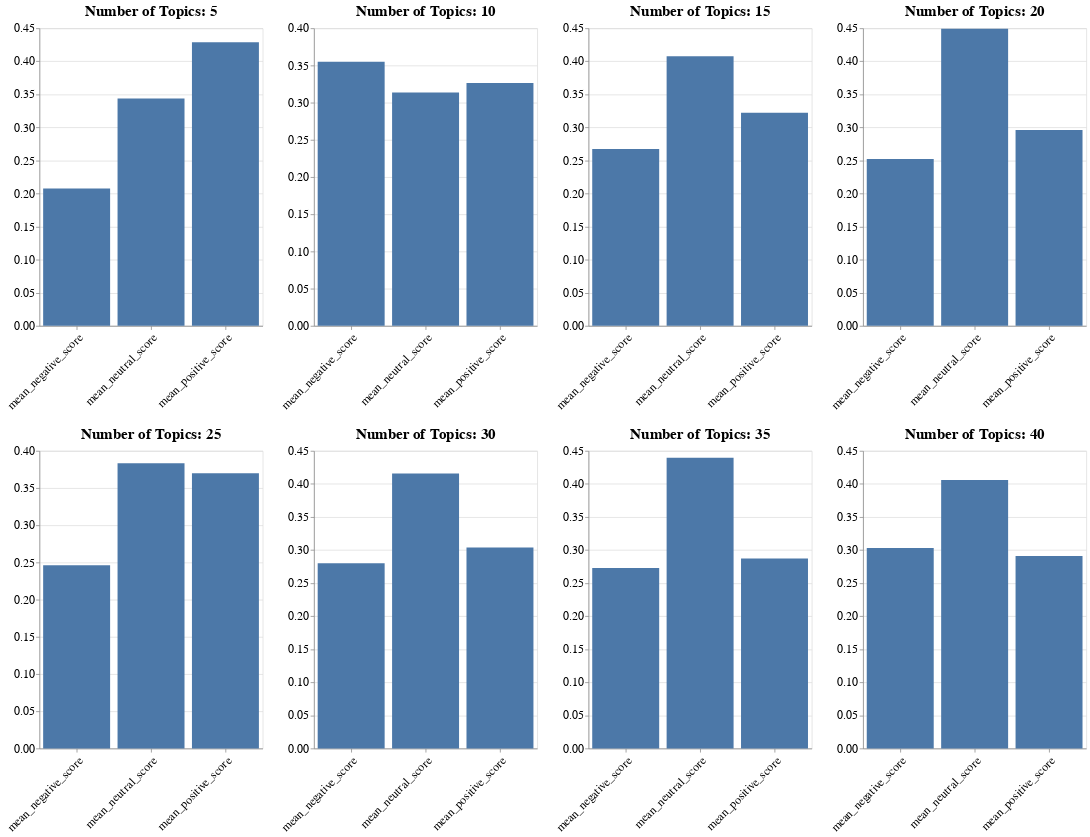

The code cell stored with this chart in its notebook:
### Code cell
topic_num_arr = sensitivity_analysis_df_long["number_of_topic"].unique()

charts_top = []
charts_buttom = []

for i in range(4):
    df = sensitivity_analysis_df_long[sensitivity_analysis_df_long["number_of_topic"] == topic_num_arr[i]]
    title = f"Number of Topics: {int(topic_num_arr[i])}"
    chart = draw_mean_score_bar_chart(df, title)
    charts_top.append(chart)

for i in range(4,len(topic_num_arr)):
    df = sensitivity_analysis_df_long[sensitivity_analysis_df_long["number_of_topic"] == topic_num_arr[i]]
    title = f"Number of Topics: {int(topic_num_arr[i])}"
    chart = draw_mean_score_bar_chart(df, title)
    charts_buttom.append(chart)



concatenated_chart_top = alt.hconcat(*charts_top)
concatenated_chart_buttom = alt.hconcat(*charts_buttom)

concatenated_chart = alt.vconcat(concatenated_chart_top,concatenated_chart_buttom)

# concatenated_chart = concatenated_chart.properties(
#     title=alt.TitleParams(
#         text='Sensitivity Analysis on Number of Topics with BerTopic + Finbert'  ,
#         align='left',
#         fontSize=20
#     )
# )
concatenated_chart

### Figure 1 — Vega-Lite specification as saved in the notebook (floating-point values rounded to 4 significant figures)
{"config": {"view": {"continuousWidth": 400, "continuousHeight": 300}}, "vconcat": [{"hconcat": [{"data": {"name": "data-fa63899e29a62ea66cfce2b6a48717ba"}, "mark": "bar", "encoding": {"x": {"axis": {"labelAngle": -45, "labelFontSize": 16, "title": null}, "field": "variable", "sort": ["mean_negative_score", "mean_neutral_score", "mean_positive_score"], "type": "nominal"}, "y": {"axis": {"labelFontSize": 16, "title": null}, "field": "value", "type": "quantitative"}}, "height": 400, "title": {"text": "Number of Topics: 5", "fontSize": 20}, "width": 300}, {"data": {"name": "data-e13ef5006781e7e03e1e992b63a1ca01"}, "mark": "bar", "encoding": {"x": {"axis": {"labelAngle": -45, "labelFontSize": 16, "title": null}, "field": "variable", "sort": ["mean_negative_score", "mean_neutral_score", "mean_positive_score"], "type": "nominal"}, "y": {"axis": {"labelFontSize": 16, "title": null}, "field": "value", "type": "quantitative"}}, "height": 400, "title": {"text": "Number of Topics: 10", "fontSize": 20}, "width": 300}, {"data": {"name": "data-73be50c66264a4d7a88fb193bd49fed5"}, "mark": "bar", "encoding": {"x": {"axis": {"labelAngle": -45, "labelFontSize": 16, "title": null}, "field": "variable", "sort": ["mean_negative_score", "mean_neutral_score", "mean_positive_score"], "type": "nominal"}, "y": {"axis": {"labelFontSize": 16, "title": null}, "field": "value", "type": "quantitative"}}, "height": 400, "title": {"text": "Number of Topics: 15", "fontSize": 20}, "width": 300}, {"data": {"name": "data-379e393647d4694bc4d10816b52da719"}, "mark": "bar", "encoding": {"x": {"axis": {"labelAngle": -45, "labelFontSize": 16, "title": null}, "field": "variable", "sort": ["mean_negative_score", "mean_neutral_score", "mean_positive_score"], "type": "nominal"}, "y": {"axis": {"labelFontSize": 16, "title": null}, "field": "value", "type": "quantitative"}}, "height": 400, "title": {"text": "Number of Topics: 20", "fontSize": 20}, "width": 300}]}, {"hconcat": [{"data": {"name": "data-0b53466429259bdb1bfa40e123d92786"}, "mark": "bar", "encoding": {"x": {"axis": {"labelAngle": -45, "labelFontSize": 16, "title": null}, "field": "variable", "sort": ["mean_negative_score", "mean_neutral_score", "mean_positive_score"], "type": "nominal"}, "y": {"axis": {"labelFontSize": 16, "title": null}, "field": "value", "type": "quantitative"}}, "height": 400, "title": {"text": "Number of Topics: 25", "fontSize": 20}, "width": 300}, {"data": {"name": "data-635b4129d915dd812050062dc1585e9b"}, "mark": "bar", "encoding": {"x": {"axis": {"labelAngle": -45, "labelFontSize": 16, "title": null}, "field": "variable", "sort": ["mean_negative_score", "mean_neutral_score", "mean_positive_score"], "type": "nominal"}, "y": {"axis": {"labelFontSize": 16, "title": null}, "field": "value", "type": "quantitative"}}, "height": 400, "title": {"text": "Number of Topics: 30", "fontSize": 20}, "width": 300}, {"data": {"name": "data-16185c399ccc27a27c40194835c41ae6"}, "mark": "bar", "encoding": {"x": {"axis": {"labelAngle": -45, "labelFontSize": 16, "title": null}, "field": "variable", "sort": ["mean_negative_score", "mean_neutral_score", "mean_positive_score"], "type": "nominal"}, "y": {"axis": {"labelFontSize": 16, "title": null}, "field": "value", "type": "quantitative"}}, "height": 400, "title": {"text": "Number of Topics: 35", "fontSize": 20}, "width": 300}, {"data": {"name": "data-46397b889c6ca29b0a0ac021f2eb5f7f"}, "mark": "bar", "encoding": {"x": {"axis": {"labelAngle": -45, "labelFontSize": 16, "title": null}, "field": "variable", "sort": ["mean_negative_score", "mean_neutral_score", "mean_positive_score"], "type": "nominal"}, "y": {"axis": {"labelFontSize": 16, "title": null}, "field": "value", "type": "quantitative"}}, "height": 400, "title": {"text": "Number of Topics: 40", "fontSize": 20}, "width": 300}]}], "$schema": "https://vega.github.io/schema/vega-lite/v4.17.0.json", "datasets": {"data-fa63899e29a62ea66cfce2b6a48717ba": [{"number_of_topic": 5.0, "variable": "mean_positive_score", "value": 0.4289}, {"number_of_topic": 5.0, "variable": "mean_negative_score", "value": 0.2078}, {"number_of_topic": 5.0, "variable": "mean_neutral_score", "value": 0.3438}], "data-e13ef5006781e7e03e1e992b63a1ca01": [{"number_of_topic": 10.0, "variable": "mean_positive_score", "value": 0.3263}, {"number_of_topic": 10.0, "variable": "mean_negative_score", "value": 0.355}, {"number_of_topic": 10.0, "variable": "mean_neutral_score", "value": 0.3135}], "data-73be50c66264a4d7a88fb193bd49fed5": [{"number_of_topic": 15.0, "variable": "mean_positive_score", "value": 0.3224}, {"number_of_topic": 15.0, "variable": "mean_negative_score", "value": 0.2674}, {"number_of_topic": 15.0, "variable": "mean_neutral_score", "value": 0.4077}], "data-379e393647d4694bc4d10816b52da719": [{"number_of_topic": 20.0, "variable": "mean_positive_score", "value": 0.2962}, {"number_of_topic": 20.0, "variable": "mean_negative_score", "value": 0.2522}, {"number_of_topic": 20.0, "variable": "mean_neutral_score", "value": 0.4495}], "data-0b53466429259bdb1bfa40e123d92786": [{"number_of_topic": 25.0, "variable": "mean_positive_score", "value": 0.3699}, {"number_of_topic": 25.0, "variable": "mean_negative_score", "value": 0.2462}, {"number_of_topic": 25.0, "variable": "mean_neutral_score", "value": 0.3834}], "data-635b4129d915dd812050062dc1585e9b": [{"number_of_topic": 30.0, "variable": "mean_positive_score", "value": 0.304}, {"number_of_topic": 30.0, "variable": "mean_negative_score", "value": 0.28}, {"number_of_topic": 30.0, "variable": "mean_neutral_score", "value": 0.4159}], "data-16185c399ccc27a27c40194835c41ae6": [{"number_of_topic": 35.0, "variable": "mean_positive_score", "value": 0.2874}, {"number_of_topic": 35.0, "variable": "mean_negative_score", "value": 0.2729}, {"number_of_topic": 35.0, "variable": "mean_neutral_score", "value": 0.4396}], "data-46397b889c6ca29b0a0ac021f2eb5f7f": [{"number_of_topic": 40.0, "variable": "mean_positive_score", "value": 0.2909}, {"number_of_topic": 40.0, "variable": "mean_negative_score", "value": 0.3033}, {"number_of_topic": 40.0, "variable": "mean_neutral_score", "value": 0.4058}]}}
